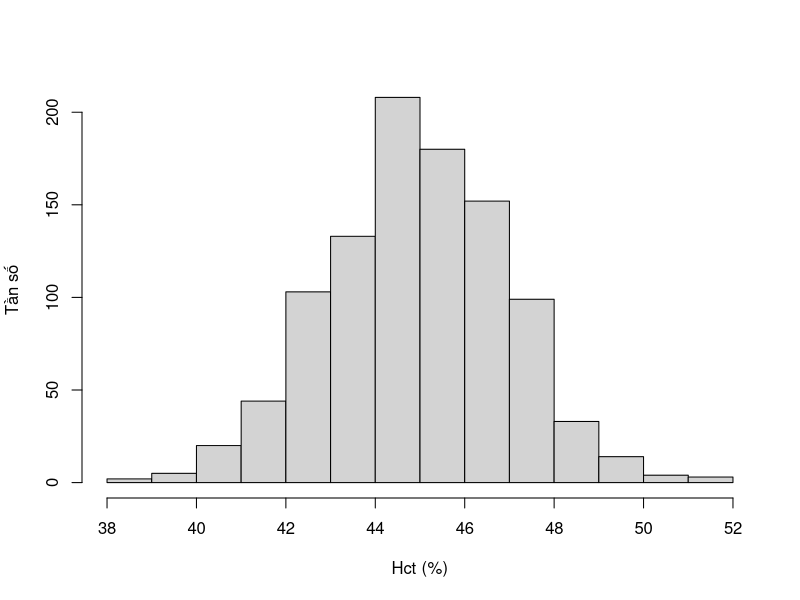
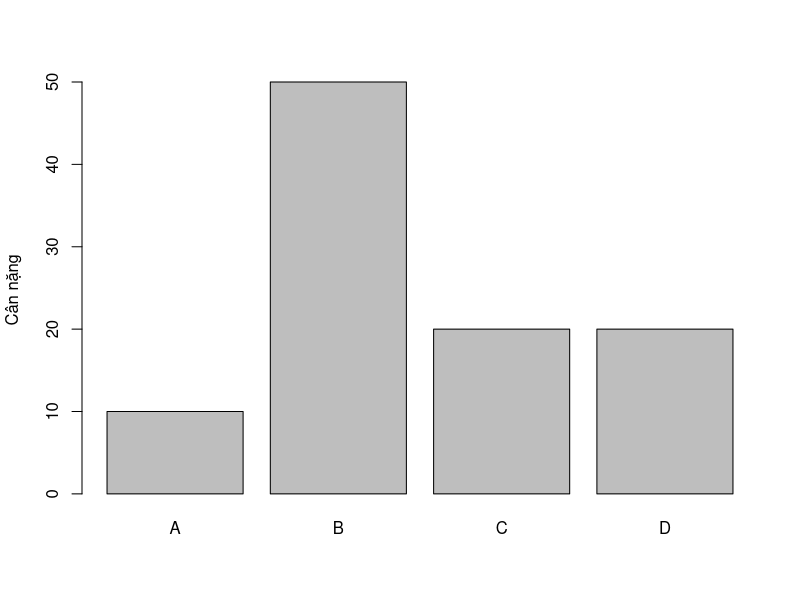
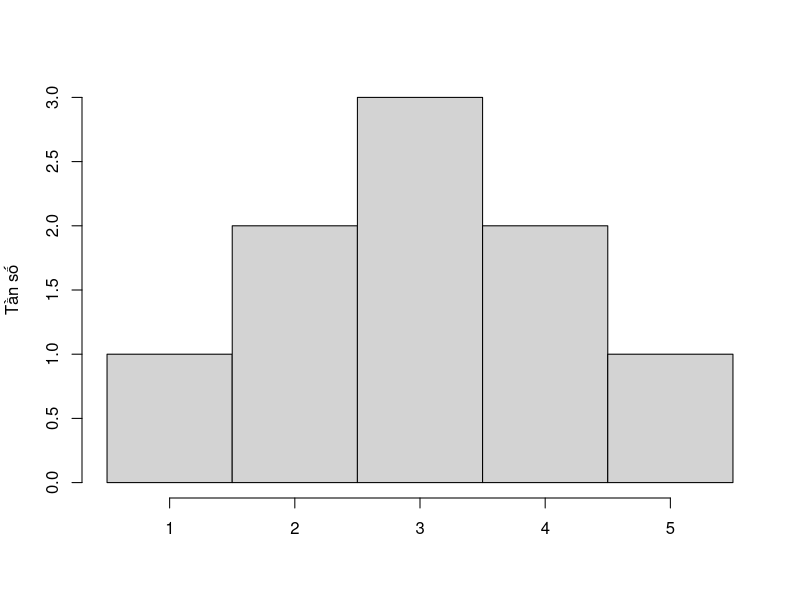
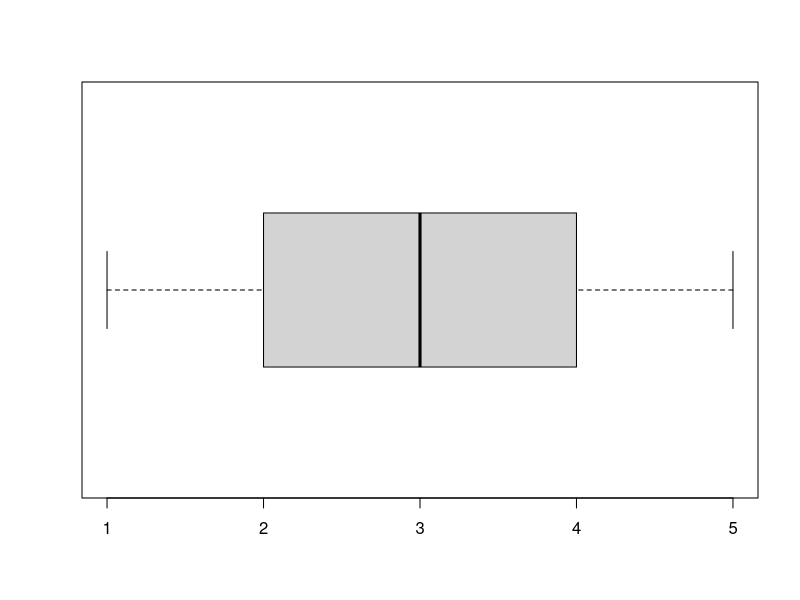

The R source for these figures, in order:
## ---- chunk 1
dat <- data.frame(id = c("001", "002", "003", "003"),
                  ngaysinh = c("2013-05-08", "2018-12-03", "2013-12-20", "2013-12-20"),
                  ngaync   = c(NA, "2018-02-03", "2018-12-13", "2018-12-13"),
                  gioitinh = c("Nam", "Nữ", "Nam", "Nam"),
                  hct0     = c(49, 250, 50, 50),
                  cannang_kg  = c(10, 50, 20, 20))
knitr::kable(
  dat, caption = 'Ví dụ về bảng dữ liệu',
  booktabs = TRUE
)
## ---- chunk 2
set.seed(42)
df <- rnorm(1000, 45, 2)
hist(df, xlab = "Hct (%)", ylab = "Tần số", main = NULL)
## ---- chunk 3
cannang_kg  <- c(10, 50, 20, 20)
barplot(cannang_kg, names.arg = c("A", "B", "C", "D"), ylab = "Cân nặng")
## ---- chunk 4
cat("    3\n  2 3 4\n1 2 3 4 5")
## ---- chunk 5
df <- c(1, 5, 2, 3, 4, 3, 4, 2, 3)
tmp <- hist(df, breaks=0:max(df), xaxt="n", right=TRUE, freq=TRUE, main = NULL, axes = F, xlab = NULL, ylab = "Tần số")
axis(1, at=tmp$mids, labels=c("1","2","3","4","5"))
axis(2)
## ---- chunk 6
df <- c(1, 5, 2, 3, 4, 3, 4, 2, 3)
boxplot(df, horizontal = T)
